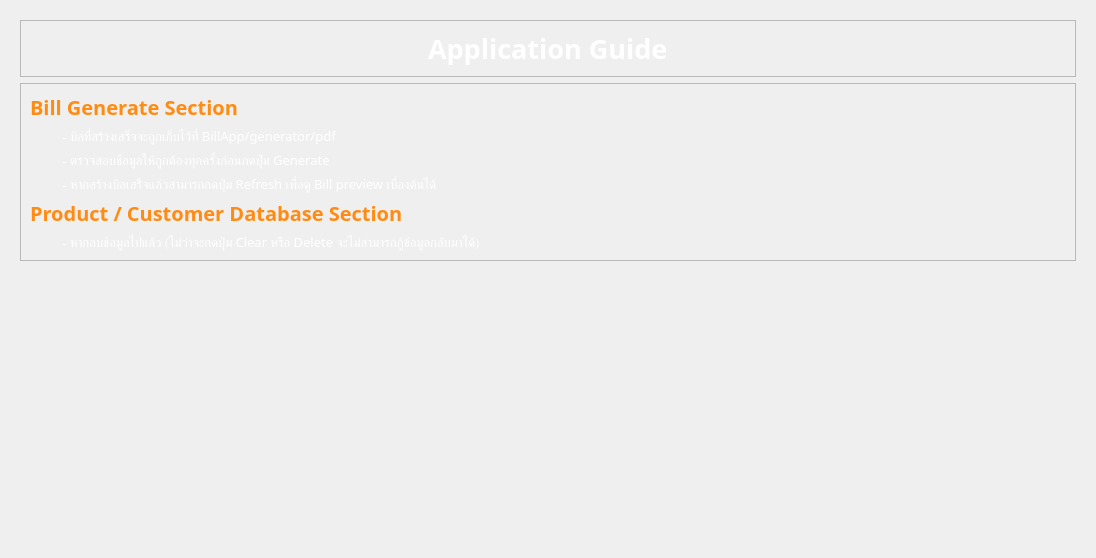
                   <widget class="QWidget" name="scrollAreaWidgetContents_5">
                    <property name="geometry">
                     <rect>
                      <x>0</x>
                      <y>0</y>
                      <width>1096</width>
                      <height>558</height>
                     </rect>
                    </property>
                    <layout class="QVBoxLayout" name="verticalLayout_47">
                     <item alignment="Qt::AlignTop">
                      <widget class="QWidget" name="widget_17" native="true">
                       <layout class="QVBoxLayout" name="verticalLayout_57">
                        <item>
                         <widget class="QFrame" name="HeaderGuide">
                          <property name="frameShape">
                           <enum>QFrame::StyledPanel</enum>
                          </property>
                          <property name="frameShadow">
                           <enum>QFrame::Raised</enum>
                          </property>
                          <layout class="QVBoxLayout" name="verticalLayout_50">
                           <item alignment="Qt::AlignHCenter|Qt::AlignTop">
                            <widget class="QLabel" name="label_4">
                             <property name="font">
                              <font>
                               <family>Prompt</family>
                               <pointsize>20</pointsize>
                               <bold>true</bold>
                              </font>
                             </property>
                             <property name="styleSheet">
                              <string notr="true">color: rgb(255, 255, 255);</string>
                             </property>
                             <property name="text">
                              <string>Application Guide</string>
                             </property>
                            </widget>
                           </item>
                          </layout>
                         </widget>
                        </item>
                        <item>
                         <widget class="QFrame" name="SectionGuide">
                          <property name="sizePolicy">
                           <sizepolicy hsizetype="Preferred" vsizetype="Expanding">
                            <horstretch>0</horstretch>
                            <verstretch>0</verstretch>
                           </sizepolicy>
                          </property>
                          <property name="styleSheet">
                           <string notr="true">color: rgb(255, 255, 255);</string>
                          </property>
                          <property name="frameShape">
                           <enum>QFrame::StyledPanel</enum>
                          </property>
                          <property name="frameShadow">
                           <enum>QFrame::Raised</enum>
                          </property>
                          <layout class="QVBoxLayout" name="verticalLayout_55">
                           <item>
                            <widget class="QLabel" name="label_5">
                             <property name="font">
                              <font>
                               <family>Prompt</family>
                               <pointsize>15</pointsize>
                               <bold>true</bold>
                              </font>
                             </property>
                             <property name="styleSheet">
                              <string notr="true">color: rgb(255, 139, 19);</string>
                             </property>
                             <property name="text">
                              <string>Bill Generate Section</string>
                             </property>
                            </widget>
                           </item>
                           <item alignment="Qt::AlignTop">
                            <widget class="QLabel" name="label_11">
                             <property name="font">
                              <font>
                               <family>Prompt</family>
                               <pointsize>10</pointsize>
                              </font>
                             </property>
                             <property name="text">
                              <string>          - บิลที่สร้างเสร็จจะถูกเก็บไว้ที่ BillApp/generator/pdf</string>
                             </property>
                            </widget>
                           </item>
                           <item alignment="Qt::AlignTop">
                            <widget class="QLabel" name="label_16">
                             <property name="font">
                              <font>
                               <family>Prompt</family>
                               <pointsize>10</pointsize>
                              </font>
                             </property>
                             <property name="text">
                              <string>          - ตรวจสอบช้อมูลให้ถูกต้องทุกครั้งก่อนกดปุ่ม Generate</string>
                             </property>
                            </widget>
                           </item>
                           <item>
                            <widget class="QLabel" name="label_29">
                             <property name="font">
                              <font>
                               <family>Prompt</family>
                               <pointsize>10</pointsize>
                              </font>
                             </property>
                             <property name="text">
                              <string>          - หากสร้างบิลเสร็จแล้วสามารถกดปุ่ม Refresh เพื่อดู Bill preview เบื่องต้นได้</string>
                             </property>
                            </widget>
                           </item>
                           <item>
                            <widget class="QLabel" name="label_31">
                             <property name="font">
                              <font>
                               <family>Prompt</family>
                               <pointsize>15</pointsize>
                               <bold>true</bold>
                              </font>
                             </property>
                             <property name="styleSheet">
                              <string notr="true">color: rgb(255, 139, 19);</string>
                             </property>
                             <property name="text">
                              <string>Product / Customer Database Section</string>
                             </property>
                            </widget>
                           </item>
                           <item>
                            <widget class="QLabel" name="label_32">
                             <property name="font">
                              <font>
                               <family>Prompt</family>
                               <pointsize>10</pointsize>
                              </font>
                             </property>
                             <property name="text">
                              <string>          - หากลบช้อมูลไปแล้ว (ไม่ว่าจะกดปุ่ม Clear หรือ Delete จะไม่สามารถกู้ข้อมูลกลับมาได้) </string>
                             </property>
                            </widget>
                           </item>
                          </layout>
                         </widget>
                        </item>
                       </layout>
                      </widget>
                     </item>
                    </layout>
                   </widget>
